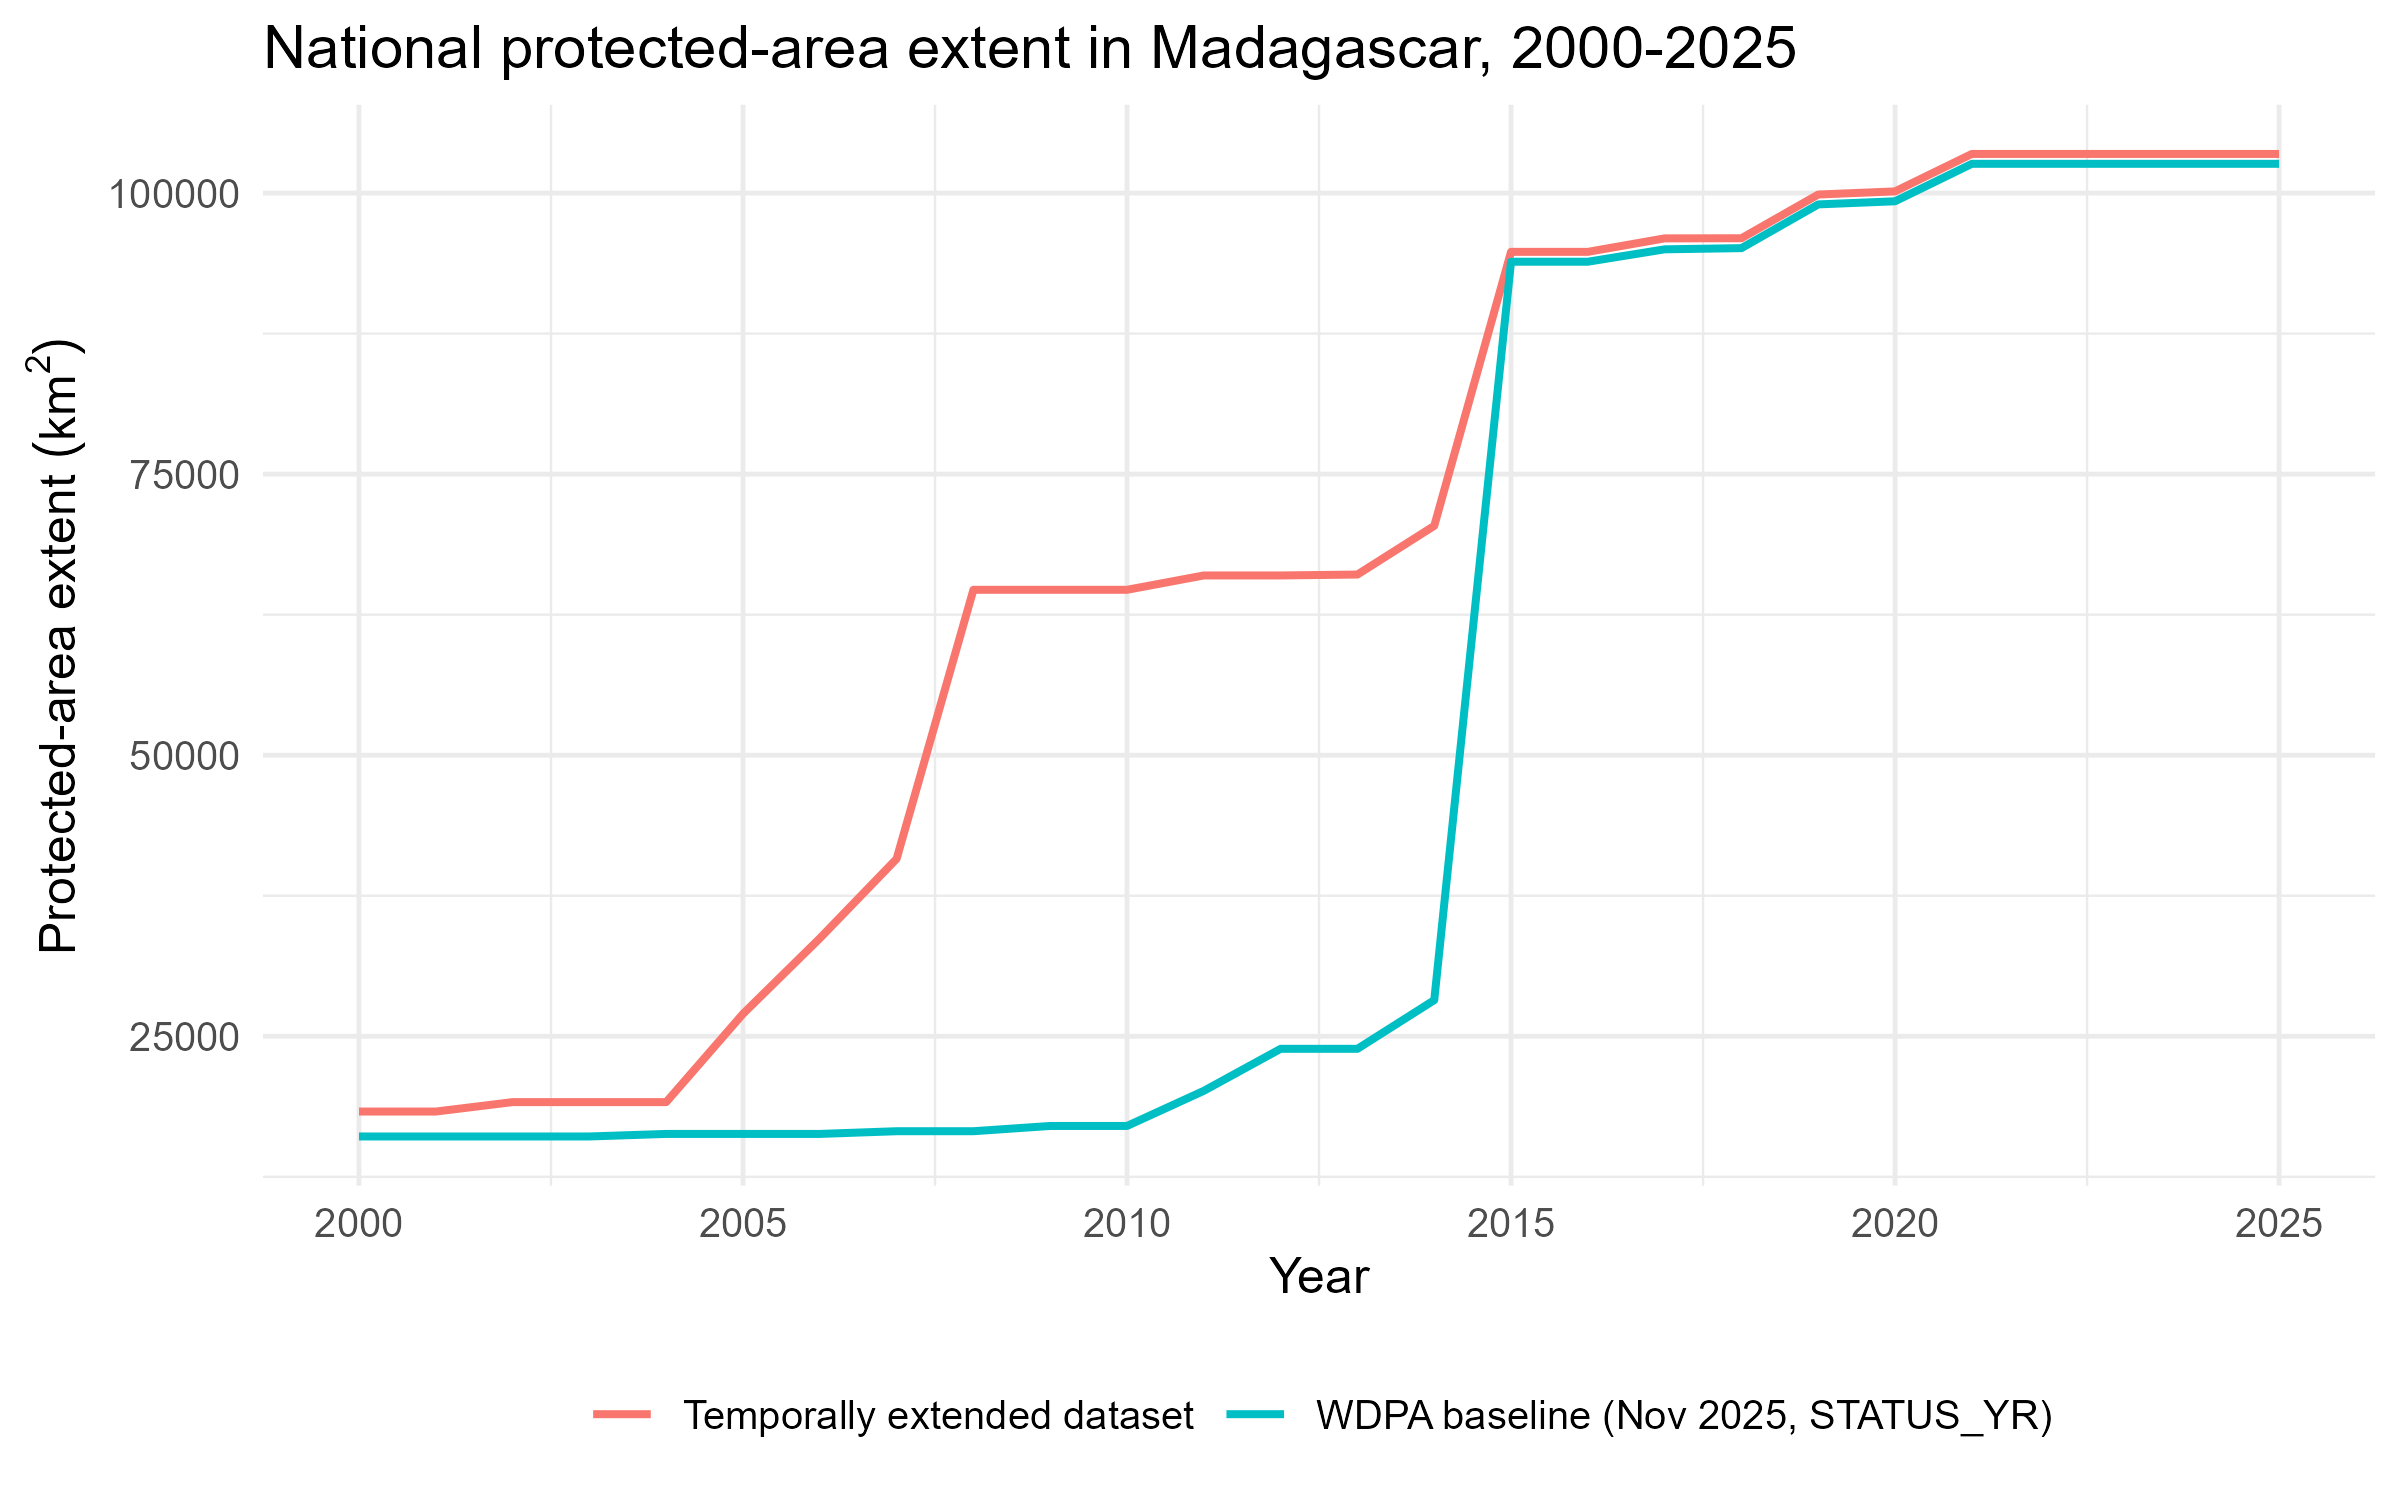

Reproduce this figure in R.
library(tidyverse)
library(sf)
library(lubridate)

years <- 2000:2025
stopifnot(
  "WDPA baseline missing: data/WDPA_WDOECM_Nov2025_Public_MDG.zip" = file.exists(
    "data/WDPA_WDOECM_Nov2025_Public_MDG.zip"
  ),
  "Dynamic dataset missing: data/dynamic_wdpa.rds" = file.exists(
    "data/dynamic_wdpa.rds"
  )
)

# Series 1: WDPA baseline comparator

wdpa_mdg <- wdpar::wdpa_read("data/WDPA_WDOECM_Nov2025_Public_MDG.zip")

n_wdpa_national <- sum(wdpa_mdg$DESIG_TYPE == "National")

wdpa_records <- wdpa_mdg |>
  filter(DESIG_TYPE == "National") |>
  st_make_valid() |>
  mutate(area_km2 = as.numeric(st_area(geometry)) / 1e6) |>
  st_drop_geometry() |>
  # STATUS_YR = 0 flags an unreported designation year
  filter(STATUS_YR > 0)

n_wdpa_used <- nrow(wdpa_records)

series_wdpa <- tibble(
  year = years,
  area_wdpa_km2 = vapply(
    years,
    function(y) {
      sum(wdpa_records$area_km2[wdpa_records$STATUS_YR <= y])
    },
    numeric(1)
  )
)

# Series 2: temporally extended dataset-

dyn <- readRDS("data/dynamic_wdpa.rds")

dyn_states <- dyn |>
  filter(zone_type == "external_boundary", DESIG_TYPE == "National") |>
  st_make_valid() |>
  mutate(area_km2 = as.numeric(st_area(geometry)) / 1e6) |>
  st_drop_geometry()

series_dyn <- tibble(
  year = years,
  area_dynamic_km2 = vapply(
    years,
    function(y) {
      end_y <- as.Date(paste0(y, "-12-31"))
      active <- dyn_states |>
        filter(valid_from <= end_y, is.na(valid_to) | valid_to > end_y)
      # Non-overlapping intervals imply at most one state per PA per year
      stopifnot(
        "several active states for one WDPAID in year" = !any(duplicated(
          active$WDPAID
        ))
      )
      sum(active$area_km2)
    },
    numeric(1)
  )
)

yearly <- left_join(series_wdpa, series_dyn, by = "year")

# Validation

cat("Validation")
cat("WDPA national records in Nov 2025 baseline: ", n_wdpa_national, "\n")
cat(
  "WDPA records used in the comparator:        ",
  n_wdpa_used,
  " (",
  n_wdpa_national - n_wdpa_used,
  " excluded: unreported STATUS_YR = 0 )\n",
  sep = ""
)

dyn_used <- dyn_states |>
  filter(
    valid_from <= as.Date("2025-12-31"),
    is.na(valid_to) | valid_to > as.Date("2000-01-01")
  )
cat(
  "Distinct WDPAIDs used in the dynamic series:",
  n_distinct(dyn_used$WDPAID),
  "\n"
)

missing_years <- years[!years %in% yearly$year]
cat(
  "Missing years: ",
  if (length(missing_years) == 0) {
    "none"
  } else {
    paste(missing_years, collapse = ", ")
  },
  "\n",
  sep = ""
)

diffs <- yearly |>
  mutate(diff_km2 = area_dynamic_km2 - area_wdpa_km2)

cat(
  "\nDynamic differs from WDPA baseline in ",
  sum(diffs$diff_km2 != 0),
  " of ",
  nrow(diffs),
  " years; ",
  "max |difference| = ",
  round(max(abs(diffs$diff_km2)), 1),
  " km2\n",
  sep = ""
)
cat("\nYears with the largest absolute differences:\n")
print(
  diffs |>
    arrange(desc(abs(diff_km2))) |>
    slice_head(n = 5) |>
    select(year, area_wdpa_km2, area_dynamic_km2, diff_km2)
)

cat("\nNotes:\n")
cat(
  "- No STATUS filter applied (Designated, Proposed and Inscribed all kept), ",
  "as specified.\n",
  sep = ""
)
cat(
  "- Dynamic-only WDPAIDs (historical states, absent from the current ",
  "baseline): ",
  paste(
    setdiff(unique(dyn_used$WDPAID), as.character(unique(wdpa_records$WDPAID))),
    collapse = ", "
  ),
  "\n",
  sep = ""
)
cat(
  "- One dynamic state excluded by DESIG_TYPE = NA (WDPAID 5025, ",
  "international designation amended to NA).\n",
  sep = ""
)

# Yearly table

cat("\n=== Yearly values (head) ===\n")
print(head(yearly))
cat("\n=== Yearly values (tail) ===\n")
print(tail(yearly))

write_csv(
  yearly,
  "paper/drafts/figures/fig_cumulative_area_comparison_yearly.csv"
)

# Figure

plot_df <- yearly |>
  pivot_longer(
    c(area_wdpa_km2, area_dynamic_km2),
    names_to = "series",
    values_to = "area_km2"
  ) |>
  mutate(
    series = recode(
      series,
      area_wdpa_km2 = "WDPA baseline (Nov 2025, STATUS_YR)",
      area_dynamic_km2 = "Temporally extended dataset"
    )
  )

p <- ggplot(plot_df, aes(x = year, y = area_km2, colour = series)) +
  geom_line(linewidth = 0.9) +
  scale_x_continuous(breaks = seq(2000, 2025, by = 5)) +
  labs(
    title = "National protected-area extent in Madagascar, 2000-2025",
    x = "Year",
    y = expression("Protected-area extent" ~ (km^2)),
    colour = NULL
  ) +
  theme_minimal(base_size = 12) +
  theme(
    legend.position = "bottom"
  )

ggsave(
  "paper/drafts/figures/fig_cumulative_area_comparison.png",
  p,
  width = 8,
  height = 5,
  dpi = 300
)

print(p)
